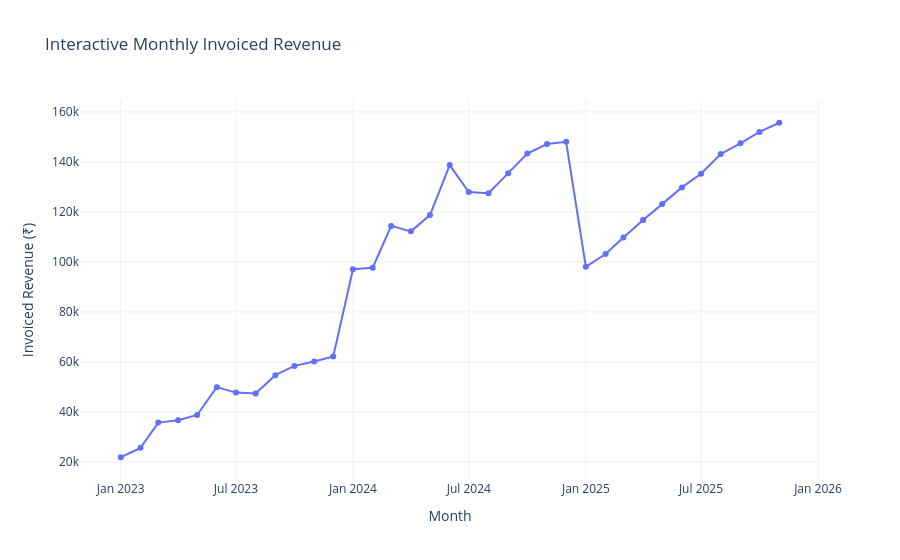

This figure's notebook cell:
### Markdown cell above
**Interactive view:** Hover over the points to inspect monthly invoiced revenue.

### Code cell
import plotly.express as px

fig = px.line(
    monthly_revenue,
    x="invoice_month",
    y="invoiced_revenue",
    markers=True,
    title="Interactive Monthly Invoiced Revenue"
)

fig.update_traces(
    hovertemplate=(
        "<b>%{x|%B %Y}</b><br>"
        "Invoiced Revenue: ₹%{y:,.0f}"
        "<extra></extra>"
    )
)

fig.update_layout(
    xaxis_title="Month",
    yaxis_title="Invoiced Revenue (₹)",
    hovermode="x unified",
    template="plotly_white"
)

# Save the interactive figure
fig.write_html(
    "../outputs/figures/interactive_monthly_revenue.html",
    include_plotlyjs=True
)

fig.show()

### Figure 1 — Plotly figure (JSON) as saved in the notebook; plotly's stock layout.template omitted (floating-point values rounded to 4 significant figures)
{"data": [{"hovertemplate": "<b>%{x|%B %Y}</b><br>Invoiced Revenue: ₹%{y:,.0f}<extra></extra>", "legendgroup": "", "line": {"color": "#636efa", "dash": "solid"}, "marker": {"symbol": "circle"}, "mode": "lines+markers", "name": "", "orientation": "v", "showlegend": false, "type": "scatter", "x": ["2023-01-01T00:00:00.000000", "2023-02-01T00:00:00.000000", "2023-03-01T00:00:00.000000", "2023-04-01T00:00:00.000000", "2023-05-01T00:00:00.000000", "2023-06-01T00:00:00.000000", "2023-07-01T00:00:00.000000", "2023-08-01T00:00:00.000000", "2023-09-01T00:00:00.000000", "2023-10-01T00:00:00.000000", "2023-11-01T00:00:00.000000", "2023-12-01T00:00:00.000000", "2024-01-01T00:00:00.000000", "2024-02-01T00:00:00.000000", "2024-03-01T00:00:00.000000", "2024-04-01T00:00:00.000000", "2024-05-01T00:00:00.000000", "2024-06-01T00:00:00.000000", "2024-07-01T00:00:00.000000", "2024-08-01T00:00:00.000000", "2024-09-01T00:00:00.000000", "2024-10-01T00:00:00.000000", "2024-11-01T00:00:00.000000", "2024-12-01T00:00:00.000000", "2025-01-01T00:00:00.000000", "2025-02-01T00:00:00.000000", "2025-03-01T00:00:00.000000", "2025-04-01T00:00:00.000000", "2025-05-01T00:00:00.000000", "2025-06-01T00:00:00.000000", "2025-07-01T00:00:00.000000", "2025-08-01T00:00:00.000000", "2025-09-01T00:00:00.000000", "2025-10-01T00:00:00.000000", "2025-11-01T00:00:00.000000"], "xaxis": "x", "y": [21890.0, 25640.0, 35750.0, 36700.0, 38800.0, 49930.0, 47740.0, 47350.0, 54730.0, 58440.0, 60170.0, 62210.0, 97070.0, 97710.0, 114400.0, 112200.0, 118700.0, 138700.0, 128000.0, 127500.0, 135500.0, 143300.0, 147200.0, 148000.0, 98050.0, 103200.0, 109800.0, 116800.0, 123100.0, 129800.0, 135300.0, 143200.0, 147400.0, 152000.0, 155700.0], "yaxis": "y"}], "layout": {"hovermode": "x unified", "legend": {"tracegroupgap": 0}, "title": {"text": "Interactive Monthly Invoiced Revenue"}, "xaxis": {"anchor": "y", "domain": [0, 1], "title": {"text": "Month"}}, "yaxis": {"anchor": "x", "domain": [0, 1], "title": {"text": "Invoiced Revenue (₹)"}}}}
